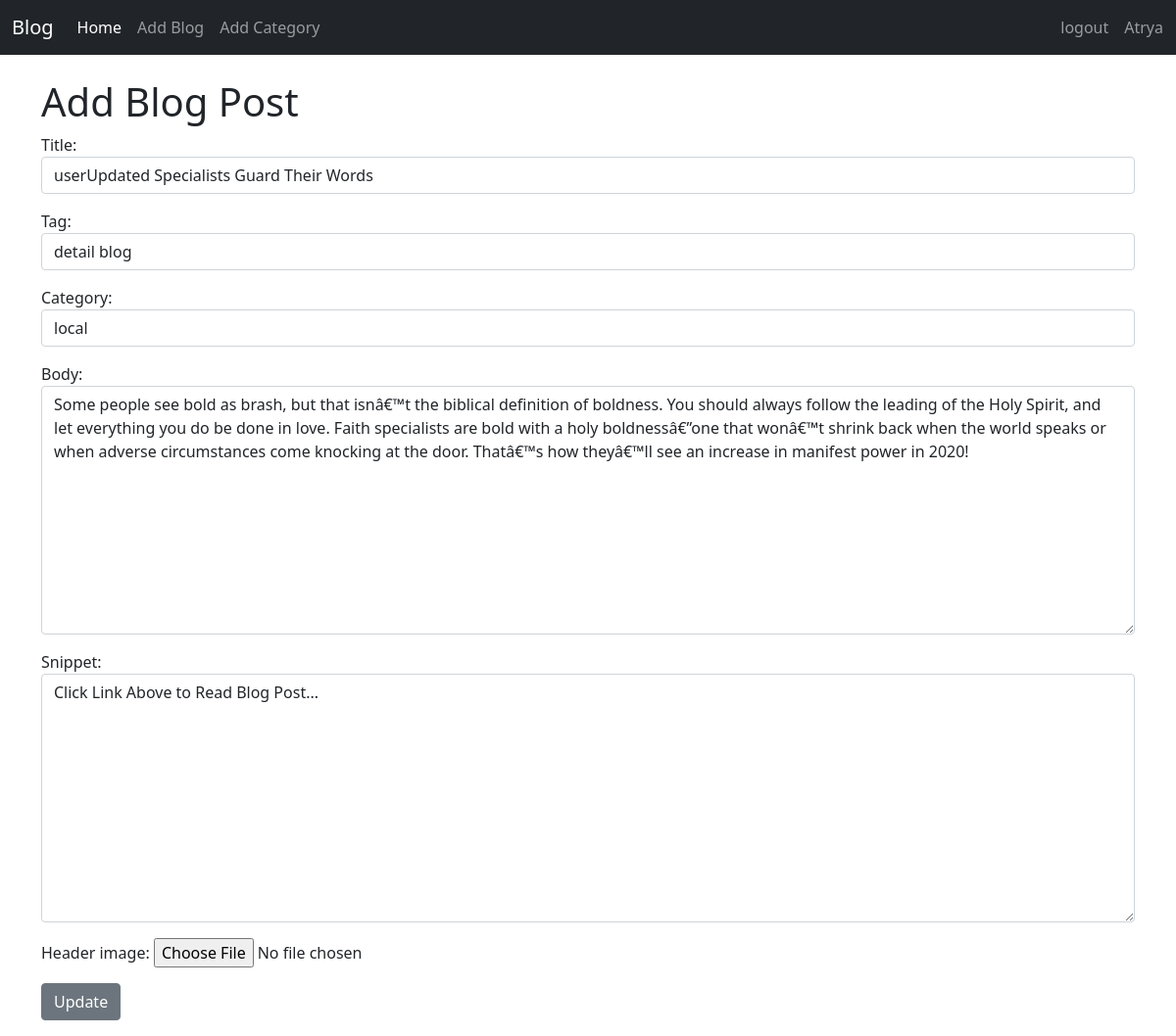
The app's page /update-post/19/ (signed in) with its own data.
### myblog/models.py (models this page shows, shortened)
class Post(models.Model):
    title = models.CharField(max_length=255)
    header_image = models.ImageField(null=True, blank=True, upload_to='images/')
    tag = models.CharField(max_length=255, default="detail blog")
    author = models.ForeignKey(User, on_delete=models.CASCADE)
    body = RichTextField(blank=True, null=True)
    post_date = models.DateField(auto_now_add=True)
    category = models.CharField(max_length=255, default="coding")
    snippet = models.CharField(max_length=255, default="Click Link Above to Read Blog Post... ")
    likes = models.ManyToManyField(User, related_name="blog_post")

### myblog/views.py (the view)
# urls.py: path('update-post/<int:pk>/',UpdatePost.as_view(),name='update_post'),
class UpdatePost(LoginRequiredMixin, UserPassesTestMixin, UpdateView):
    model = Post
    form_class = PostForm
    template_name = 'myblog/update_post.html'
    success_url = reverse_lazy('myblog:home')
    def test_func(self):
        post = self.get_object()
        if self.request.user == post.author:
            return True
        return False

### myblog/forms.py
class PostForm(forms.ModelForm):
    class Meta:
        model = Post
        fields = ('title', 'tag', 'category', 'body', 'snippet', 'header_image')  # 'author',
        widgets = {
            "title": forms.TextInput(attrs={"class": "form-control"}),
            "tag": forms.TextInput(attrs={"class": "form-control"}),
            "body": forms.Textarea(attrs={"class": "form-control"}),
            "category": forms.Select(choices=choices_list, attrs={"class": "form-control"}),
            "snippet": forms.Textarea(attrs={"class": "form-control"}),
        }

### myblog/templates/myblog/update_post.html (shortened to what this page needs)
{% extends 'myblog/base.html' %}
{% block content %}
{% load crispy_forms_tags %}
<h1>Add Blog Post</h1>
<div class="mb-3">
<form method="post" enctype="multipart/form-data">
    {{form.as_p}}
    <button class="btn btn-secondary">Update</button>
    </form>
</div>
{% endblock %}

### myblog/templates/myblog/base.html (shortened to what this page needs)
{% load static %}
<!doctype html>
<html lang="en">
<head>
    <link href="https://cdn.jsdelivr.net/npm/bootstrap@5.0.0-beta1/dist/css/bootstrap.min.css" rel="stylesheet"
>
    <link rel="stylesheet" href="https://cdnjs.cloudflare.com/ajax/libs/font-awesome/4.7.0/css/font-awesome.min.css">
    <link rel="stylesheet" href="{% static 'css/test.css' %}">
</head>
<body>
<nav class="navbar navbar-expand-lg navbar-dark bg-dark">
    <div class="container-fluid">
        <a class="navbar-brand" href="{% url 'myblog:home' %}">Blog</a>
        <div class="collapse navbar-collapse" id="navbarSupportedContent">
            <ul class="navbar-nav mr-auto">
                <li class="nav-item">
                    <a class="nav-link active" aria-current="page" href="{% url 'myblog:home' %}">Home</a>
                </li>
                {% if user.is_authenticated %}
                <li class="nav-item ">
                    <a class="nav-link" href="{% url 'myblog:add_post' %}">Add Blog</a>
                </li>
                <li class="nav-item">
                    <a class="nav-link" href="{% url 'myblog:add_category' %}">Add Category</a>
                </li>
                {% endif %}
            </ul>
            <ul style="position:absolute;right:5px;" class="navbar-nav ">
                {% if user.is_authenticated %}
                <li class="nav-item">
                    <a class="nav-link" href="{% url 'logout' %}">logout</a>
                </li>
                <li class="nav-item">
                    <a class="nav-link" href="{% url 'profile_show' user.profile.id %}">{{user.first_name}}</a>
                </li>
                {% endif %}
            </ul>
        </div>
    </div>
</nav>
<br>
<div class="container">
    {% block content %}
    {% endblock %}
</div>
</body>
</html>

### records on screen
Post: title "userUpdated Specialists Guard Their Words", tag "detail blog", category "local", body "Some people see bold as brash, but that isnâ€™t the biblical definition of boldness. You should always follow the leading of the Holy Spirit, and let everything you do be done in love. Faith specialists are bold with a holy boldnessâ€”one that wonâ€™t shrink back when the world speaks or when adverse circumstances come knocking at the door. Thatâ€™s how theyâ€™ll see an increase in manifest power in 2020!", snippet "Click Link Above to Read Blog Post..."

### other values on screen
{{ user.first_name }} "Atrya"
